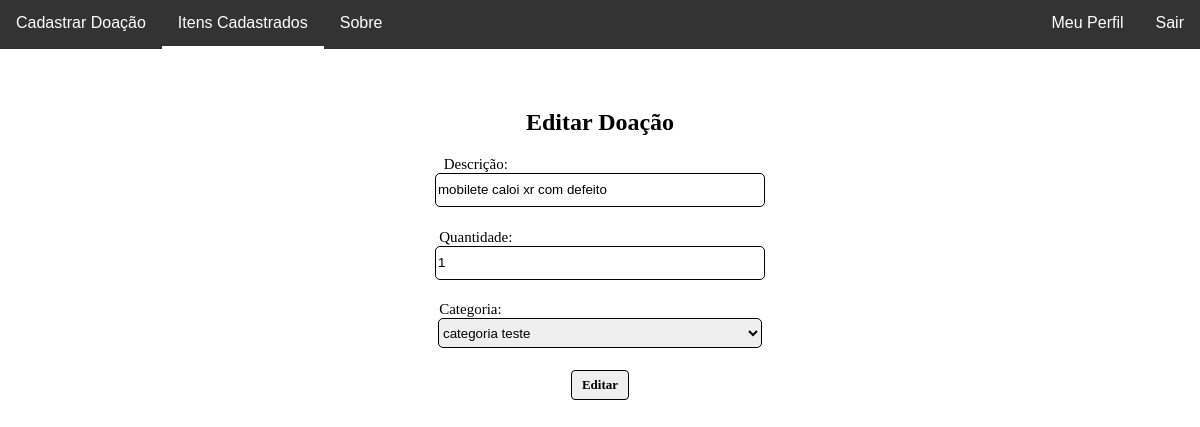
The app's page /doador/edita_excedente.php?id_excedente=36 (signed in) with its own data.
### tables this page shows
CREATE TABLE `tb_doacao` (
  `iddoacao` int(11) NOT NULL AUTO_INCREMENT,
  `titulodoacao` varchar(30) NOT NULL,
  `quantidadedoacao` int(11) NOT NULL,
  `fkcodcategoria` int(11) NOT NULL,
  `descricaodoacao` varchar(100) DEFAULT NULL,
  `statusdoacao` int(11) DEFAULT 0,
  `doador` int(11) NOT NULL,
  PRIMARY KEY (`iddoacao`),
  KEY `fkcodcat` (`fkcodcategoria`),
  CONSTRAINT `fkcodcat` FOREIGN KEY (`fkcodcategoria`) REFERENCES `tb_categoria` (`idcategoria`)
);

### doador/edita_excedente.php (the view, shortened to what this page needs)
<?php
include('conexao.php');
$id_excedente = intval($_GET['id_excedente']);
$query = "SELECT iddoacao,descricaodoacao,quantidadedoacao,fkcodcategoria FROM tb_doacao WHERE iddoacao = '{$id_excedente}'";
$result = mysqli_query($conexao,$query);
$linha = $result->fetch_array();
?>
<!DOCTYPE html>
<?php
$sql = "SELECT * FROM tb_categoria";
$result =  mysqli_query($conexao,$sql);
?>
<html lang="en">
<head>
    <link rel="stylesheet" href="css/style.css">
</head>
<body style="font-family: Verdana;">
        <ul class="nav">
        <li class="nav-item">
            <a href="cadastro_excedente.php">Cadastrar Doação</a>
        </li>
        <li class="nav-item">
            <a href="lista_excedentes.php" style="border-bottom:3px solid white;">Itens Cadastrados</a>
        </li>
        <li class="nav-item">
            <a href="sobre_doador.php">Sobre</a>
        </li>
        <li class="user-item">
            <a href="logout.php">Sair</a>
        </li>
                <li class="user-item">
            <a href="usuario.php">Meu Perfil </a>
        </li>
    </ul>
    <div class="content">
        <div class="form">
                <div>
                    <h2>Editar Doação</h2>
                </div>
                <form action="editar_excedente.php" method="POST">
                        <div style="width: 77%; font-size: 15px;">Descrição:</div>
                        <div>
                            <input type="text" placeholder="Descrição do material" name="descricaodoacao"" value="<?php echo $linha["descricaodoacao"];?>" required>
                        </div>
                        <div style="width: 77%; font-size: 15px;">Quantidade:</div>
                        <div>
                            <input type="number" placeholder="quantidade" name="quantidadedoacao"  value="<?php echo $linha["quantidadedoacao"];?>" required>
                        </div>
                        <div style="width: 76%; font-size: 15px;">Categoria:</div>
                        <div>
                            <select name="tipo">
                                <?php
                        while ($linha = $result->fetch_array()){
                             ?>
                                <option value="<?php echo $linha['idcategoria']; ?>"selected>
                                <?php
                                echo $linha['titulocategoria'];
                                ?>
                                </option>
                                <?php
                            }
                            ?>
                            </select>
                        </div>
                        <button type="submit" name="editar">Editar</button>
                </form>
            </div>
    </div>
</body>
</html>

### doador/css/style.css (style rules this page uses)
body { padding: 0; margin: 0; font-family: Verdana; }
.content { text-align: center; margin: 5%; }
button[type="submit"] { border:1px solid black; border-radius:4px; display:inline-block; cursor:pointer; font-family:Verdana; font-weight:bold; font-size:13px; padding:6px 10px; }
.form input { border: 1px black solid; border-radius: 5px; width: 30%; margin-bottom: 2%; height: 30px; }
.nav { list-style-type: none; margin: 0; padding: 0; overflow: hidden; background-color: #333; }
.nav-item { float: left; }
.nav-item a { display: block; color: white; text-align: center; padding: 14px 16px; text-decoration: none; }
.user-item { float: right; }
.user-item a { display: block; color: white; text-align: center; padding: 14px 16px; text-decoration: none; }
.form select { border: 1px black solid; border-radius: 5px; width: 30%; margin-bottom: 2%; height: 30px; }
ul { font-family: Verdana, sans-serif; }

### records on screen
tb_doacao: descricaodoacao "mobilete caloi xr com defeito", quantidadedoacao "1"

### other values on screen
form field tipo "categoria teste"
